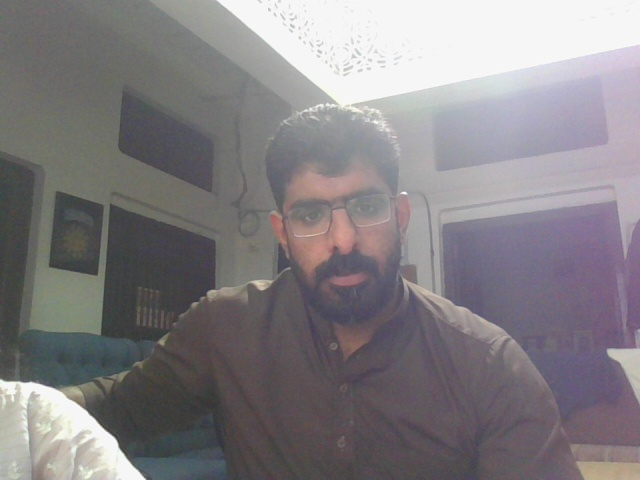
#> input picture known_faces/Ahmed.jpg, 640 x 480 px
$ python -i face_utils.py   (imports and definitions only)
#> lines starting #> are read from the running program, lines starting #| are printed output that depends on the picture
#> further down, picture is the input picture: shape (480, 640, 3); mean B, G, R 131.2, 127.9, 131.8
import cv2
import os
import numpy as np
import pickle

KNOWN_FACES_DIR = "known_faces"
MODEL_PATH      = "face_model.yml"
LABELS_PATH     = "face_labels.pkl"
THRESHOLD       = 80   # LBPH confidence — lower = more similar (< 80 is a good match)

# [1 line not run here, left out]

# ── Face detector (Haar Cascade — built into OpenCV) ─────────────────────────
face_cascade = cv2.CascadeClassifier(
    cv2.data.haarcascades + "haarcascade_frontalface_default.xml"
)


def detect_face(frame):
    """Return (face_crop, x, y, w, h) for the largest face, or None."""
    gray  = cv2.cvtColor(frame, cv2.COLOR_BGR2GRAY)
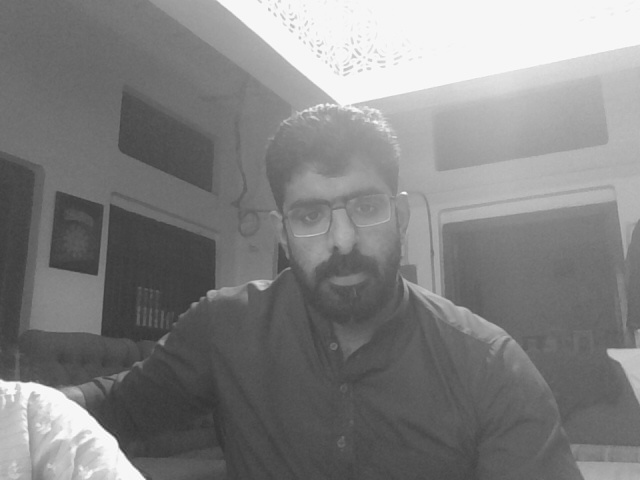
#> gray: shape (480, 640); min 53, max 255, mean 129.4
    faces = face_cascade.detectMultiScale(gray, scaleFactor=1.1,
                                          minNeighbors=5, minSize=(80, 80))
#> faces = [[270, 155, 148, 148]]
    if len(faces) == 0:
        return None
    # Pick largest face
    x, y, w, h = max(faces, key=lambda f: f[2] * f[3])
#> x = 270; y = 155; w = 148; h = 148
    face_crop = cv2.resize(gray[y:y+h, x:x+w], (200, 200))
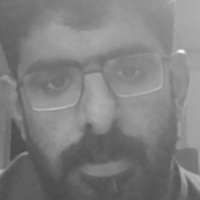
#> face_crop: shape (200, 200); min 72, max 246, mean 127.6
    return face_crop, x, y, w, h


# ── Save enrolled face image ──────────────────────────────────────────────────
# [103 lines left out: functions save_face_image, train_model, load_known_faces, recognize_faces, not called in this run]

>>> import cv2
>>> picture = cv2.imread('known_faces/Ahmed.jpg')
>>> result = detect_face(picture)
#> result = 5 items
